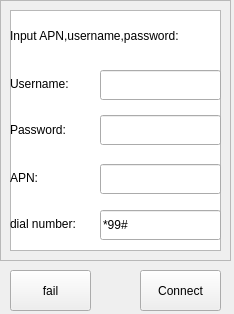
<?xml version="1.0" encoding="UTF-8"?>
<ui version="4.0">
 <class>GprsSet</class>
 <widget class="QWidget" name="GprsSet">
  <property name="geometry">
   <rect>
    <x>0</x>
    <y>0</y>
    <width>234</width>
    <height>314</height>
   </rect>
  </property>
  <property name="minimumSize">
   <size>
    <width>234</width>
    <height>314</height>
   </size>
  </property>
  <property name="maximumSize">
   <size>
    <width>234</width>
    <height>314</height>
   </size>
  </property>
  <property name="windowTitle">
   <string>Form</string>
  </property>
  <widget class="QTextBrowser" name="textBrowser">
   <property name="geometry">
    <rect>
     <x>10</x>
     <y>10</y>
     <width>211</width>
     <height>241</height>
    </rect>
   </property>
  </widget>
  <widget class="QPushButton" name="connect">
   <property name="geometry">
    <rect>
     <x>140</x>
     <y>270</y>
     <width>81</width>
     <height>41</height>
    </rect>
   </property>
   <property name="text">
    <string>Connect</string>
   </property>
  </widget>
  <widget class="QPushButton" name="pushButton_2">
   <property name="geometry">
    <rect>
     <x>10</x>
     <y>270</y>
     <width>81</width>
     <height>41</height>
    </rect>
   </property>
   <property name="text">
    <string>fail</string>
   </property>
  </widget>
  <widget class="QFrame" name="frame">
   <property name="geometry">
    <rect>
     <x>0</x>
     <y>0</y>
     <width>231</width>
     <height>261</height>
    </rect>
   </property>
   <property name="frameShape">
    <enum>QFrame::StyledPanel</enum>
   </property>
   <property name="frameShadow">
    <enum>QFrame::Raised</enum>
   </property>
   <widget class="QLineEdit" name="PASSWD">
    <property name="geometry">
     <rect>
      <x>100</x>
      <y>115</y>
      <width>121</width>
      <height>30</height>
     </rect>
    </property>
   </widget>
   <widget class="QLabel" name="label_5">
    <property name="geometry">
     <rect>
      <x>10</x>
      <y>210</y>
      <width>91</width>
      <height>27</height>
     </rect>
    </property>
    <property name="text">
     <string>dial number:</string>
    </property>
   </widget>
   <widget class="QLineEdit" name="username">
    <property name="geometry">
     <rect>
      <x>100</x>
      <y>70</y>
      <width>121</width>
      <height>30</height>
     </rect>
    </property>
   </widget>
   <widget class="QLabel" name="label_4">
    <property name="geometry">
     <rect>
      <x>10</x>
      <y>164</y>
      <width>81</width>
      <height>27</height>
     </rect>
    </property>
    <property name="text">
     <string>APN:</string>
    </property>
   </widget>
   <widget class="QLabel" name="label_3">
    <property name="geometry">
     <rect>
      <x>10</x>
      <y>115</y>
      <width>81</width>
      <height>30</height>
     </rect>
    </property>
    <property name="text">
     <string>Password:</string>
    </property>
   </widget>
   <widget class="QLabel" name="label_2">
    <property name="geometry">
     <rect>
      <x>10</x>
      <y>70</y>
      <width>81</width>
      <height>27</height>
     </rect>
    </property>
    <property name="text">
     <string>Username:</string>
    </property>
   </widget>
   <widget class="QLineEdit" name="APN">
    <property name="geometry">
     <rect>
      <x>100</x>
      <y>164</y>
      <width>121</width>
      <height>30</height>
     </rect>
    </property>
   </widget>
   <widget class="QLineEdit" name="lineEdit">
    <property name="geometry">
     <rect>
      <x>100</x>
      <y>210</y>
      <width>121</width>
      <height>30</height>
     </rect>
    </property>
    <property name="text">
     <string>*99#</string>
    </property>
   </widget>
   <widget class="QLabel" name="label">
    <property name="geometry">
     <rect>
      <x>10</x>
      <y>20</y>
      <width>221</width>
      <height>31</height>
     </rect>
    </property>
    <property name="text">
     <string>Input APN,username,password:</string>
    </property>
   </widget>
  </widget>
 </widget>
 <resources/>
 <connections/>
</ui>
